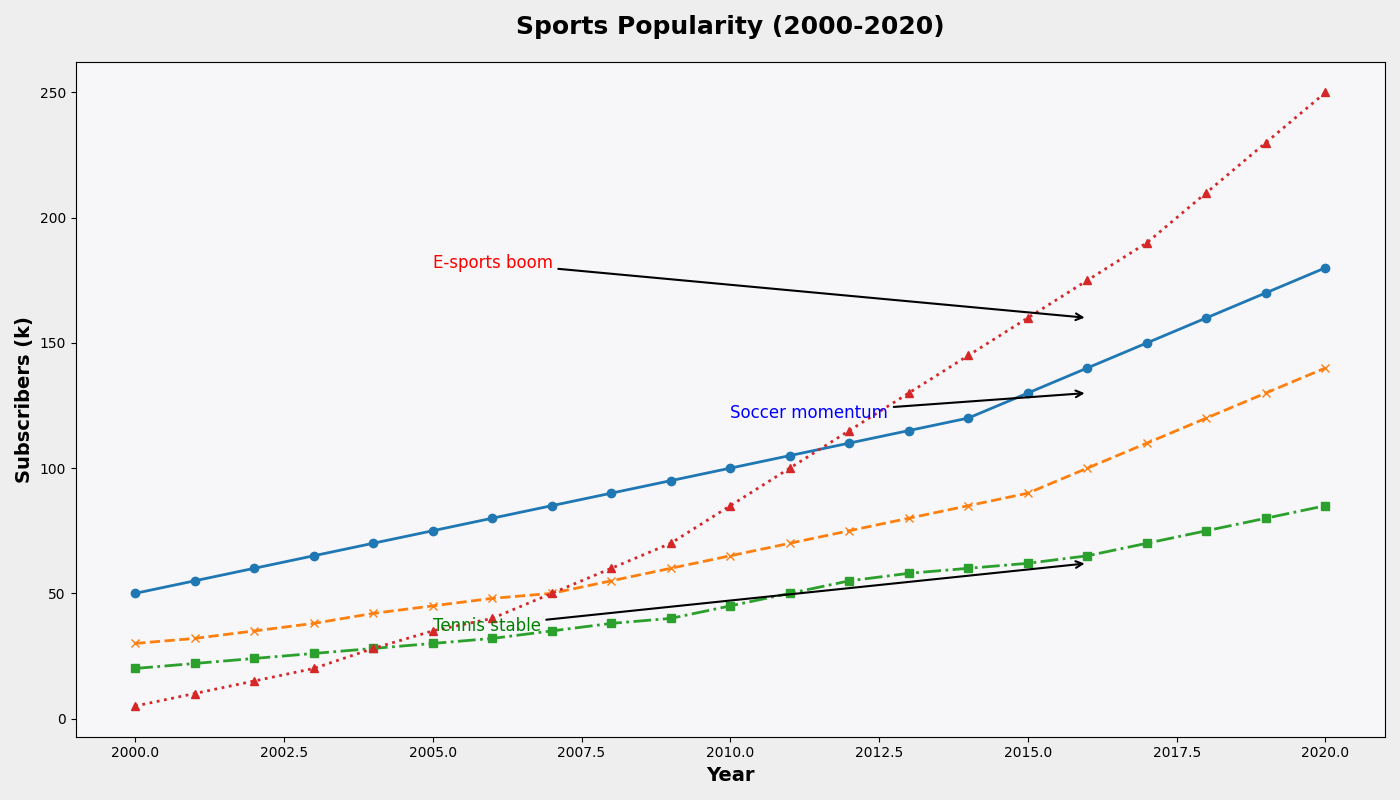

Here is the Python script that generated this plot:
import matplotlib.pyplot as plt
import numpy as np

years = np.arange(2000, 2021)
soccer_subs = [50, 55, 60, 65, 70, 75, 80, 85, 90, 95, 100, 105, 110, 115, 120, 130, 140, 150, 160, 170, 180]
basketball_subs = [30, 32, 35, 38, 42, 45, 48, 50, 55, 60, 65, 70, 75, 80, 85, 90, 100, 110, 120, 130, 140]
tennis_subs = [20, 22, 24, 26, 28, 30, 32, 35, 38, 40, 45, 50, 55, 58, 60, 62, 65, 70, 75, 80, 85]
esports_subs = [5, 10, 15, 20, 28, 35, 40, 50, 60, 70, 85, 100, 115, 130, 145, 160, 175, 190, 210, 230, 250]

fig, ax = plt.subplots(figsize=(14, 8))

ax.plot(years, soccer_subs, marker='o', linestyle='-', linewidth=2, color='#1f77b4')
ax.plot(years, basketball_subs, marker='x', linestyle='--', linewidth=2, color='#ff7f0e')
ax.plot(years, tennis_subs, marker='s', linestyle='-.', linewidth=2, color='#2ca02c')
ax.plot(years, esports_subs, marker='^', linestyle=':', linewidth=2, color='#d62728')

ax.set_title('Sports Popularity (2000-2020)', fontsize=18, fontweight='bold', pad=20)
ax.set_xlabel('Year', fontsize=14, fontweight='semibold')
ax.set_ylabel('Subscribers (k)', fontsize=14, fontweight='semibold')

ax.annotate('Soccer momentum', xy=(2016, 130), xytext=(2010, 120),
            arrowprops=dict(facecolor='black', arrowstyle='->', lw=1.5),
            fontsize=12, color='blue')

ax.annotate('E-sports boom', xy=(2016, 160), xytext=(2005, 180),
            arrowprops=dict(facecolor='black', arrowstyle='->', lw=1.5),
            fontsize=12, color='red')

ax.annotate('Tennis stable', xy=(2016, 62), xytext=(2005, 35),
            arrowprops=dict(facecolor='black', arrowstyle='->', lw=1.5),
            fontsize=12, color='green')

ax.set_facecolor('#f7f7f9')
fig.patch.set_facecolor('#eeeeee')

plt.tight_layout()
plt.show()
